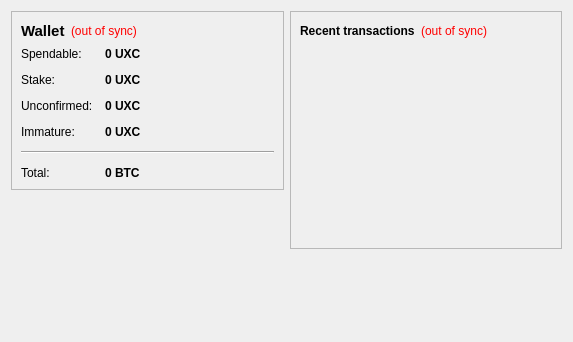
<?xml version="1.0" encoding="UTF-8"?>
<ui version="4.0">
 <class>OverviewPage</class>
 <widget class="QWidget" name="OverviewPage">
  <property name="geometry">
   <rect>
    <x>0</x>
    <y>0</y>
    <width>573</width>
    <height>342</height>
   </rect>
  </property>
  <property name="windowTitle">
   <string>Form</string>
  </property>
  <layout class="QHBoxLayout" name="horizontalLayout" stretch="1,1">
   <item>
    <layout class="QVBoxLayout" name="verticalLayout_2">
     <item>
      <widget class="QFrame" name="frame">
       <property name="frameShape">
        <enum>QFrame::StyledPanel</enum>
       </property>
       <property name="frameShadow">
        <enum>QFrame::Raised</enum>
       </property>
       <layout class="QVBoxLayout" name="verticalLayout_4">
        <item>
         <layout class="QHBoxLayout" name="horizontalLayout_4">
          <item>
           <widget class="QLabel" name="label_5">
            <property name="font">
             <font>
              <pointsize>11</pointsize>
              <weight>75</weight>
              <bold>true</bold>
             </font>
            </property>
            <property name="text">
             <string>Wallet</string>
            </property>
           </widget>
          </item>
          <item>
           <widget class="QLabel" name="labelWalletStatus">
            <property name="toolTip">
             <string>The displayed information may be out of date. Your wallet automatically synchronizes with the Unixcoin network after a connection is established, but this process has not completed yet.</string>
            </property>
            <property name="styleSheet">
             <string notr="true">QLabel { color: red; }</string>
            </property>
            <property name="text">
             <string notr="true">(out of sync)</string>
            </property>
            <property name="alignment">
             <set>Qt::AlignLeading|Qt::AlignLeft|Qt::AlignVCenter</set>
            </property>
           </widget>
          </item>
          <item>
           <spacer name="horizontalSpacer_2">
            <property name="orientation">
             <enum>Qt::Horizontal</enum>
            </property>
            <property name="sizeHint" stdset="0">
             <size>
              <width>40</width>
              <height>20</height>
             </size>
            </property>
           </spacer>
          </item>
         </layout>
        </item>
        <item>
         <layout class="QFormLayout" name="formLayout_2">
          <property name="fieldGrowthPolicy">
           <enum>QFormLayout::AllNonFixedFieldsGrow</enum>
          </property>
          <property name="horizontalSpacing">
           <number>12</number>
          </property>
          <property name="verticalSpacing">
           <number>12</number>
          </property>
          <item row="0" column="0">
           <widget class="QLabel" name="label">
            <property name="text">
             <string>Spendable:</string>
            </property>
           </widget>
          </item>
          <item row="0" column="1">
           <widget class="QLabel" name="labelBalance">
            <property name="font">
             <font>
              <weight>75</weight>
              <bold>true</bold>
             </font>
            </property>
            <property name="cursor">
             <cursorShape>IBeamCursor</cursorShape>
            </property>
            <property name="toolTip">
             <string>Your current spendable balance</string>
            </property>
            <property name="text">
             <string notr="true">0 UXC</string>
            </property>
            <property name="textInteractionFlags">
             <set>Qt::LinksAccessibleByMouse|Qt::TextSelectableByKeyboard|Qt::TextSelectableByMouse</set>
            </property>
           </widget>
          </item>
          <item row="1" column="0">
           <widget class="QLabel" name="label_6">
            <property name="text">
             <string>Stake:</string>
            </property>
           </widget>
          </item>
          <item row="1" column="1">
           <widget class="QLabel" name="labelStake">
            <property name="font">
             <font>
              <weight>75</weight>
              <bold>true</bold>
             </font>
            </property>
            <property name="cursor">
             <cursorShape>IBeamCursor</cursorShape>
            </property>
            <property name="toolTip">
             <string>Total of coins that was staked, and do not yet count toward the current balance</string>
            </property>
            <property name="text">
             <string notr="true">0 UXC</string>
            </property>
            <property name="textInteractionFlags">
             <set>Qt::LinksAccessibleByMouse|Qt::TextSelectableByKeyboard|Qt::TextSelectableByMouse</set>
            </property>
           </widget>
          </item>
          <item row="2" column="0">
           <widget class="QLabel" name="label_3">
            <property name="text">
             <string>Unconfirmed:</string>
            </property>
           </widget>
          </item>
          <item row="2" column="1">
           <widget class="QLabel" name="labelUnconfirmed">
            <property name="font">
             <font>
              <weight>75</weight>
              <bold>true</bold>
             </font>
            </property>
            <property name="cursor">
             <cursorShape>IBeamCursor</cursorShape>
            </property>
            <property name="toolTip">
             <string>Total of transactions that have yet to be confirmed, and do not yet count toward the current balance</string>
            </property>
            <property name="text">
             <string notr="true">0 UXC</string>
            </property>
            <property name="textInteractionFlags">
             <set>Qt::LinksAccessibleByMouse|Qt::TextSelectableByKeyboard|Qt::TextSelectableByMouse</set>
            </property>
           </widget>
          </item>
          <item row="3" column="0">
           <widget class="QLabel" name="labelImmatureText">
            <property name="text">
             <string>Immature:</string>
            </property>
           </widget>
          </item>
          <item row="3" column="1">
           <widget class="QLabel" name="labelImmature">
            <property name="font">
             <font>
              <weight>75</weight>
              <bold>true</bold>
             </font>
            </property>
            <property name="toolTip">
             <string>Mined balance that has not yet matured</string>
            </property>
            <property name="text">
             <string notr="true">0 UXC</string>
            </property>
            <property name="textInteractionFlags">
             <set>Qt::LinksAccessibleByMouse|Qt::TextSelectableByKeyboard|Qt::TextSelectableByMouse</set>
            </property>
           </widget>
          </item>
          <item row="4" column="0" colspan="2">
           <widget class="Line" name="line">
            <property name="orientation">
             <enum>Qt::Horizontal</enum>
            </property>
           </widget>
          </item>
          <item row="5" column="0">
           <widget class="QLabel" name="labelTotalText">
            <property name="text">
             <string>Total:</string>
            </property>
           </widget>
          </item>
          <item row="5" column="1">
           <widget class="QLabel" name="labelTotal">
            <property name="font">
             <font>
              <weight>75</weight>
              <bold>true</bold>
             </font>
            </property>
            <property name="cursor">
             <cursorShape>IBeamCursor</cursorShape>
            </property>
            <property name="toolTip">
             <string>Your current total balance</string>
            </property>
            <property name="text">
             <string notr="true">0 BTC</string>
            </property>
            <property name="textInteractionFlags">
             <set>Qt::LinksAccessibleByMouse|Qt::TextSelectableByKeyboard|Qt::TextSelectableByMouse</set>
            </property>
           </widget>
          </item>
         </layout>
        </item>
       </layout>
      </widget>
     </item>
     <item>
      <spacer name="verticalSpacer">
       <property name="orientation">
        <enum>Qt::Vertical</enum>
       </property>
       <property name="sizeHint" stdset="0">
        <size>
         <width>20</width>
         <height>40</height>
        </size>
       </property>
      </spacer>
     </item>
    </layout>
   </item>
   <item>
    <layout class="QVBoxLayout" name="verticalLayout_3">
     <item>
      <widget class="QFrame" name="frame_2">
       <property name="frameShape">
        <enum>QFrame::StyledPanel</enum>
       </property>
       <property name="frameShadow">
        <enum>QFrame::Raised</enum>
       </property>
       <layout class="QVBoxLayout" name="verticalLayout">
        <item>
         <layout class="QHBoxLayout" name="horizontalLayout_2">
          <item>
           <widget class="QLabel" name="label_4">
            <property name="text">
             <string>&lt;b&gt;Recent transactions&lt;/b&gt;</string>
            </property>
           </widget>
          </item>
          <item>
           <widget class="QLabel" name="labelTransactionsStatus">
            <property name="toolTip">
             <string>The displayed information may be out of date. Your wallet automatically synchronizes with the Unixcoin network after a connection is established, but this process has not completed yet.</string>
            </property>
            <property name="styleSheet">
             <string notr="true">QLabel { color: red; }</string>
            </property>
            <property name="text">
             <string notr="true">(out of sync)</string>
            </property>
            <property name="alignment">
             <set>Qt::AlignRight|Qt::AlignTrailing|Qt::AlignVCenter</set>
            </property>
           </widget>
          </item>
          <item>
           <spacer name="horizontalSpacer">
            <property name="orientation">
             <enum>Qt::Horizontal</enum>
            </property>
            <property name="sizeHint" stdset="0">
             <size>
              <width>40</width>
              <height>20</height>
             </size>
            </property>
           </spacer>
          </item>
         </layout>
        </item>
        <item>
         <widget class="QListView" name="listTransactions">
          <property name="styleSheet">
           <string notr="true">QListView { background: transparent; }</string>
          </property>
          <property name="frameShape">
           <enum>QFrame::NoFrame</enum>
          </property>
          <property name="verticalScrollBarPolicy">
           <enum>Qt::ScrollBarAlwaysOff</enum>
          </property>
          <property name="horizontalScrollBarPolicy">
           <enum>Qt::ScrollBarAlwaysOff</enum>
          </property>
          <property name="selectionMode">
           <enum>QAbstractItemView::NoSelection</enum>
          </property>
         </widget>
        </item>
       </layout>
      </widget>
     </item>
     <item>
      <spacer name="verticalSpacer_2">
       <property name="orientation">
        <enum>Qt::Vertical</enum>
       </property>
       <property name="sizeHint" stdset="0">
        <size>
         <width>20</width>
         <height>40</height>
        </size>
       </property>
      </spacer>
     </item>
    </layout>
   </item>
  </layout>
 </widget>
 <resources/>
 <connections/>
</ui>
